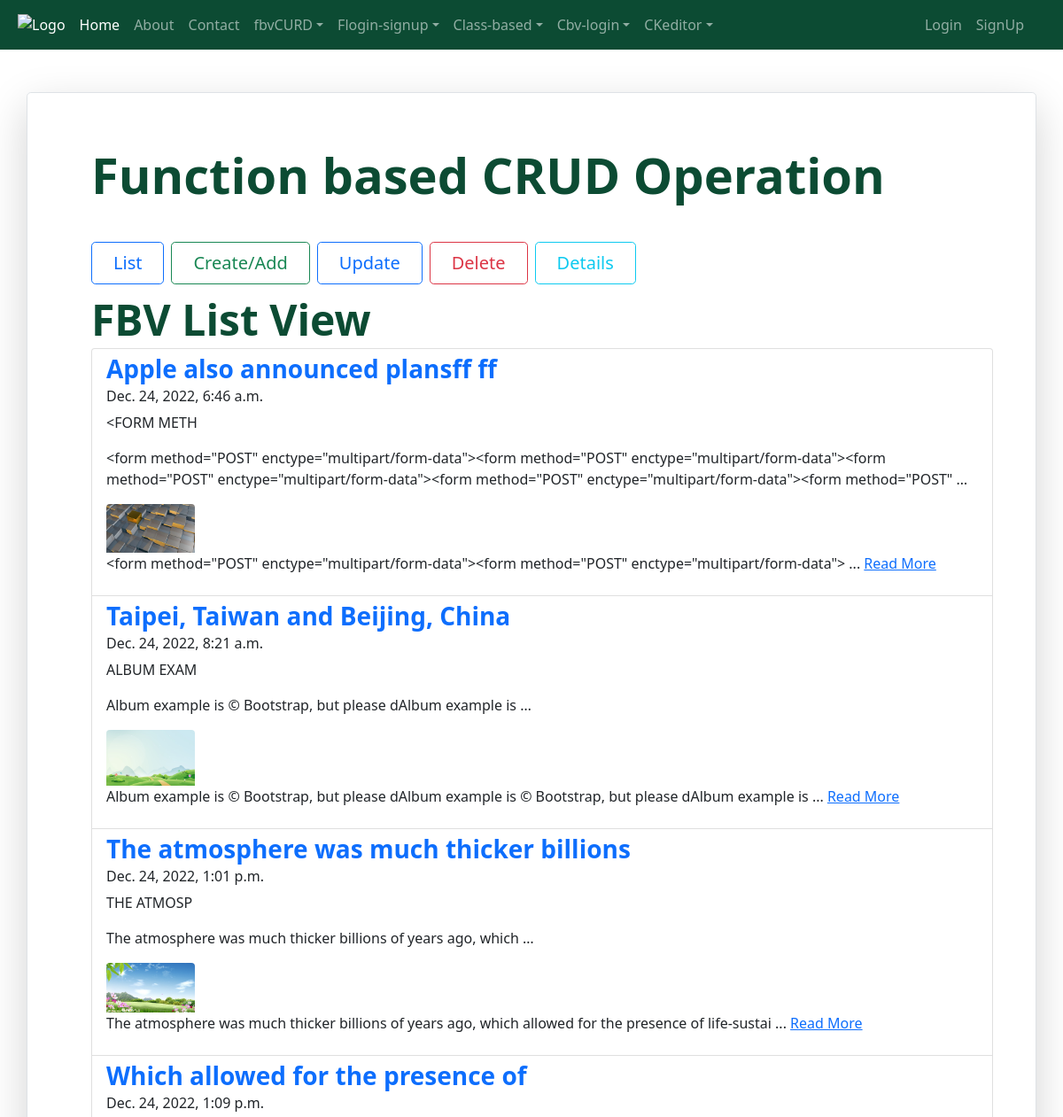
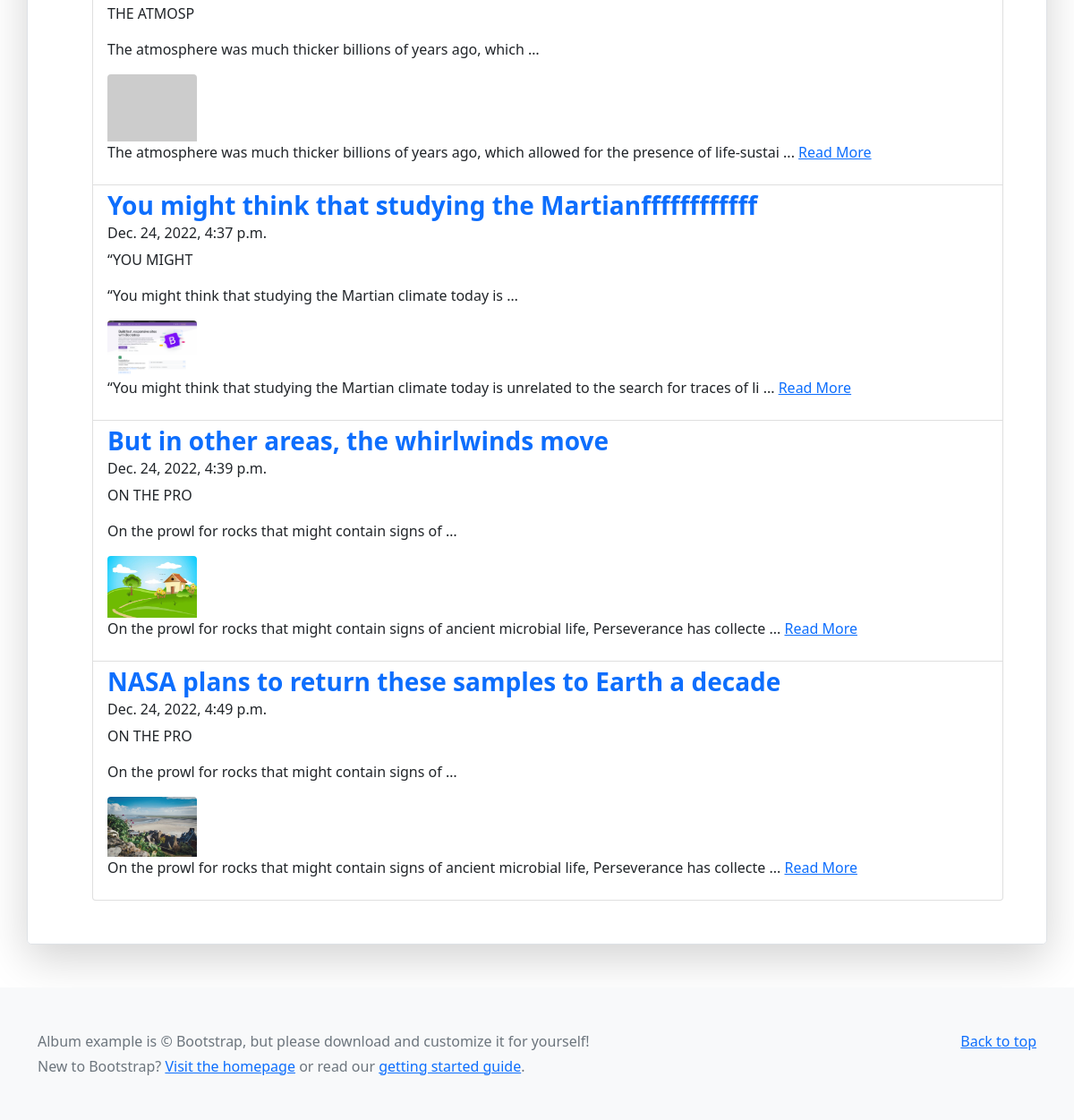
Page /fbvcrud/ on the earlier database version (2 pictures, top to bottom).
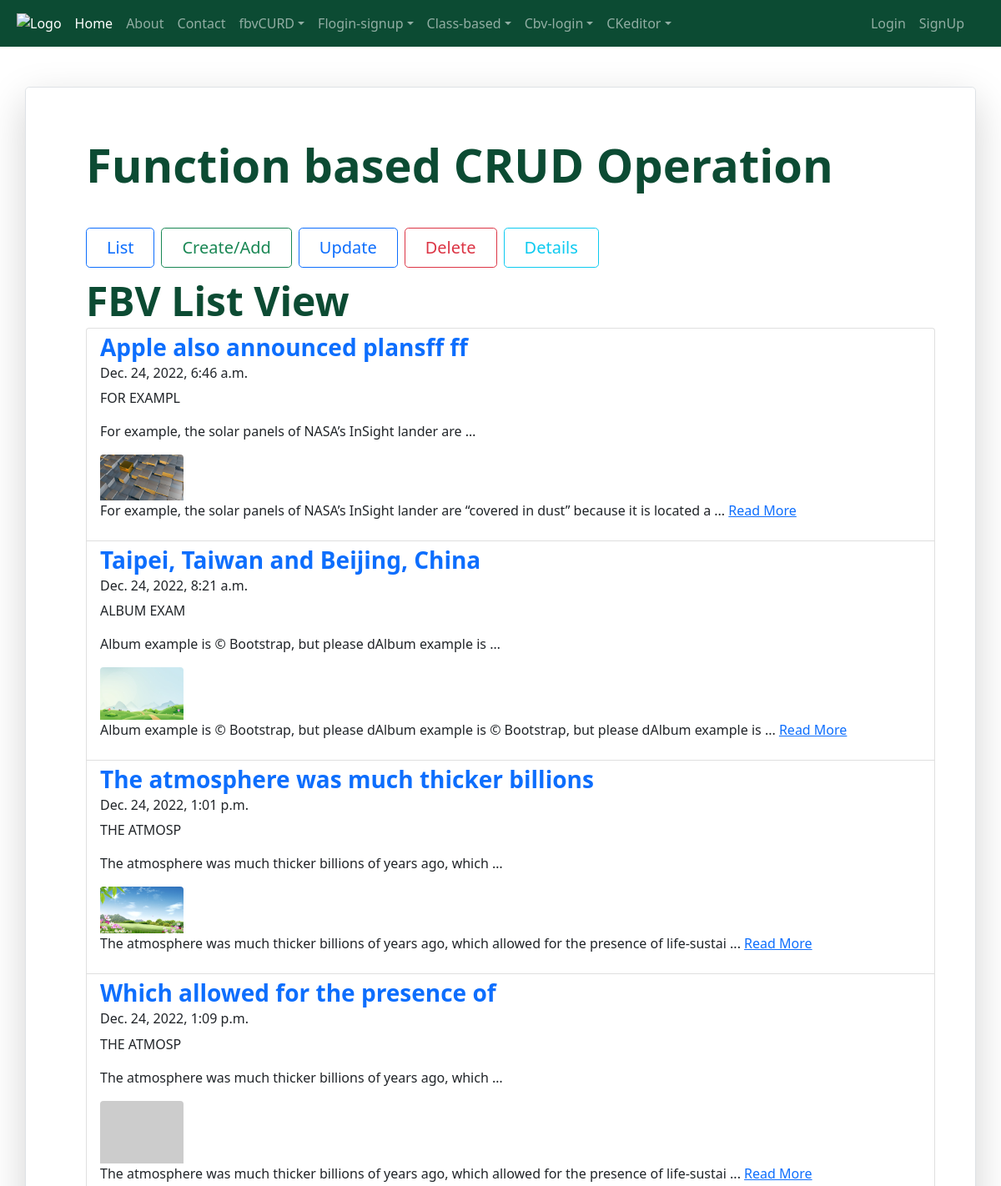
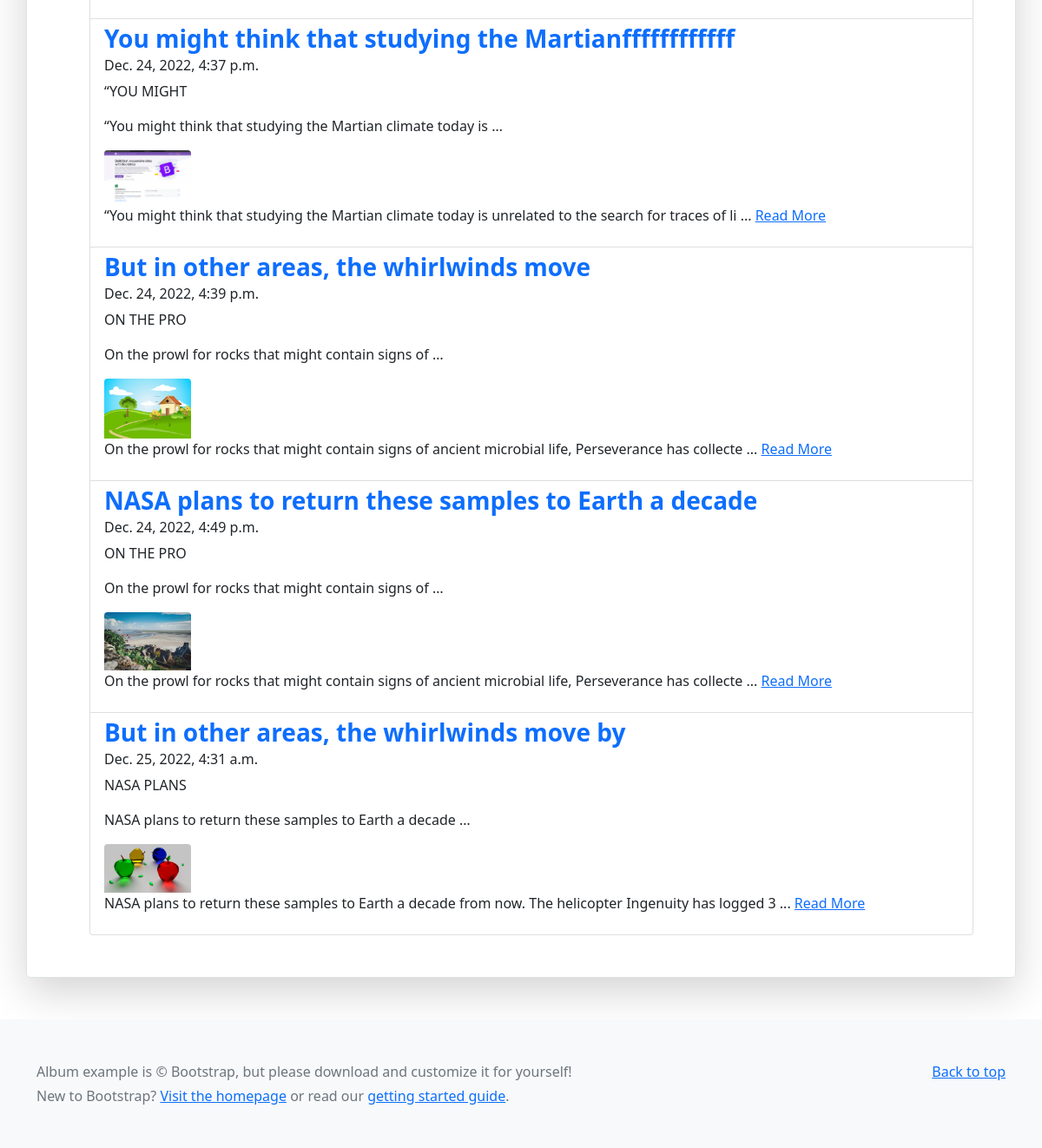
Same page on the later database version (2 pictures, top to bottom).
### fbcrudapp/models.py (models this page shows, shortened)
class FbCrudModel(models.Model):
    title = models.CharField(max_length=200)
    description = models.TextField()
    datetime = models.DateTimeField(default=timezone.now)
    fbv_img = models.ImageField(blank=True, upload_to='fbv-img/', null=True)
    class Meta:
     verbose_name_plural = 'FBV CURD'
    def excerpt(self):
        return self.description[0:100]

### fbcrudapp/views.py (the view)
# urls.py: path('', views.fbhome_list, name = 'fbhome'),
def fbhome_list(request):
    datalist = FbCrudModel.objects.all()
    context = {
            'crud_list':datalist
        }
    return render(request, 'fbvtemplate/fbindex.html', context)

### templates/fbvtemplate/fbindex.html (shortened to what this page needs)
{% extends 'includes/base.html' %}
{% load static %}
{% block content %}
<main>
 <div class="container my-5">
    <div class="row p-4 pb-0 pe-lg-0 pt-lg-5 align-items-center rounded-3 border shadow-lg">
      <div class="col-lg-12 p-3 p-lg-5 pt-lg-3">
        <h1 class="display-4 fw-bold lh-1 fh-title">Function based CRUD Operation</h1>
        <div class="d-grid gap-2 d-md-flex justify-content-md-start mb-4 mb-lg-3 mt-5">
           <a class="btn btn-outline-primary btn-lg px-4" href="{% url 'fbhome' %}" role="button">List</a>
           <a class="btn btn-outline-success btn-lg px-4" href="{% url 'fbadd' %}" role="button">Create/Add</a>
           <a class="btn btn-outline-primary btn-lg px-4" href="{% url 'fbadd' %}" role="button">Update</a>
           <a class="btn btn-outline-danger btn-lg px-4" href="{% url 'fbadd' %}" role="button">Delete</a>
           <a class="btn btn-outline-info btn-lg px-4" href="{% url 'fbadd'  %}" role="button">Details</a>
        </div>
        <div >
           <h2 class="display-5 fw-bold lh-1 fh-title"> FBV List View</h2>
         </div>
            <ul class="list-group flist-group-flush">
             {% for item in crud_list %}
              <li class="list-group-item"> <h3 class="display-7 fw-bold lh-1 fh-title "><a class="text-decoration-none" href="{% url 'fbdetails' item.id %}" role="button"> {{ item.title }} </a></h3>
              <h6>{{item.datetime}}</h6>
              <p>{{item.description | upper | slice:":10"}}</p>
              <p>{{item.description | truncatewords:10}}</p>
                {% if item.fbv_img %}
                  <img src="{{ item.fbv_img.url }}" width="100" height="100" class="img-fluid rounded-top" alt="">
                {% else %}
                 <img src="https://dummyimage.com/400x300/0C4B33/ffffff.jpg&text=Demo+image" width="100" height="100" class="img-fluid rounded-top" alt="">
                {% endif %}
               <p> {{ item.excerpt }} ... <a class=" mt-2 ftext-decoration-none" href="{% url 'fbdetails' item.id %}" role="button">Read More</a> </p>
               </li>
            {% endfor %}
          </ul>
      </div>
    </div>
  </div>
</main>
{% endblock %}

Differences in the rows shown:
changed FbCrudModel "Apple also announced plansff ff": description "<FORM METH" → "FOR EXAMPL"; description "<form method=\"POST\" enctype=\"multipart/form-data\"><form method=\"POST\" enctype=\"multipart/form-data\"><form method=\"POST\" enctype=\"multipart/form-data\"><form method=\"POST\" enctype=\"multipart/form-data\"><form method=\"POST\" …" → "For example, the solar panels of NASA’s InSight lander are …"; excerpt "<form method=\"POST\" enctype=\"multipart/form-data\"><form method=\"POST\" enctype=\"multipart/form-data\">" → "For example, the solar panels of NASA’s InSight lander are “covered in dust” because it is located a"
added FbCrudModel: title "But in other areas, the whirlwinds move by", datetime "Dec. 25, 2022, 4:31 a.m.", description "NASA PLANS", description "NASA plans to return these samples to Earth a decade …", fbv_img (picture), excerpt "NASA plans to return these samples to Earth a decade from now. The helicopter Ingenuity has logged 3"
